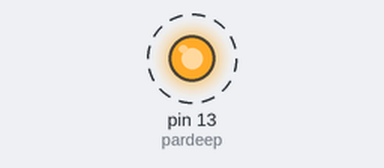
The sketch below on a simulated Arduino Uno, built with avr-gcc and run on an emulated ATmega328P. Parts: output pins drawn as LEDs (lit = HIGH). Dashed ring = blinking.

Above: at 0.15 s.
Timing chart, 0 to 3.0 s (numbered marks = the images above):
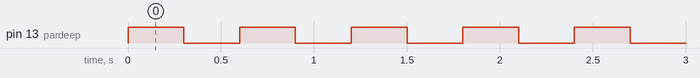

Measured:
- by itself, pin 13 (pardeep): alternates HIGH for 0.30 s and LOW for 0.30 s

The sketch:

class1.ino
```cpp
int pardeep=13;

void setup()
{
pinMode(pardeep,OUTPUT);
}

void loop()
{
 digitalWrite(pardeep,HIGH);
 delay(300);
 digitalWrite(pardeep,LOW);
 delay(300);
}
```
